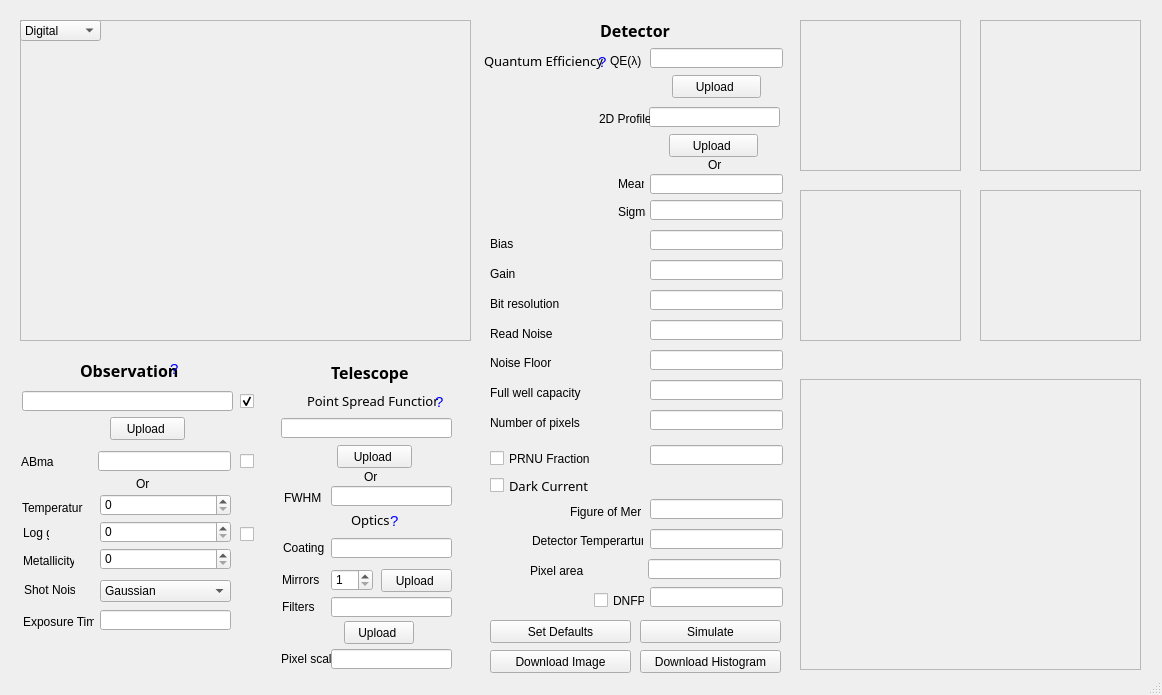
<?xml version="1.0" encoding="UTF-8"?>
<ui version="4.0">
 <class>PISTA</class>
 <widget class="QMainWindow" name="PISTA">
  <property name="enabled">
   <bool>true</bool>
  </property>
  <property name="geometry">
   <rect>
    <x>0</x>
    <y>0</y>
    <width>1162</width>
    <height>695</height>
   </rect>
  </property>
  <property name="font">
   <font>
    <weight>50</weight>
    <bold>false</bold>
   </font>
  </property>
  <property name="windowTitle">
   <string>PISTA</string>
  </property>
  <property name="windowIcon">
   <iconset>
    <normaloff>C:/Users/Avinash CK/Desktop/3663930.png</normaloff>C:/Users/Avinash CK/Desktop/3663930.png</iconset>
  </property>
  <widget class="QWidget" name="centralwidget">
   <widget class="QFrame" name="output_image">
    <property name="geometry">
     <rect>
      <x>20</x>
      <y>20</y>
      <width>451</width>
      <height>321</height>
     </rect>
    </property>
    <property name="frameShape">
     <enum>QFrame::StyledPanel</enum>
    </property>
    <property name="frameShadow">
     <enum>QFrame::Sunken</enum>
    </property>
    <widget class="QComboBox" name="output_select">
     <property name="geometry">
      <rect>
       <x>0</x>
       <y>0</y>
       <width>81</width>
       <height>21</height>
      </rect>
     </property>
     <item>
      <property name="text">
       <string>Digital</string>
      </property>
     </item>
     <item>
      <property name="text">
       <string>Charge</string>
      </property>
     </item>
     <item>
      <property name="text">
       <string>Sky</string>
      </property>
     </item>
     <item>
      <property name="text">
       <string>DC</string>
      </property>
     </item>
     <item>
      <property name="text">
       <string>QE</string>
      </property>
     </item>
     <item>
      <property name="text">
       <string>Bias</string>
      </property>
     </item>
     <item>
      <property name="text">
       <string>PRNU</string>
      </property>
     </item>
     <item>
      <property name="text">
       <string>DNFP</string>
      </property>
     </item>
    </widget>
   </widget>
   <widget class="QFrame" name="filter_response">
    <property name="geometry">
     <rect>
      <x>800</x>
      <y>20</y>
      <width>161</width>
      <height>151</height>
     </rect>
    </property>
    <property name="frameShape">
     <enum>QFrame::StyledPanel</enum>
    </property>
    <property name="frameShadow">
     <enum>QFrame::Sunken</enum>
    </property>
   </widget>
   <widget class="QFrame" name="sky_response">
    <property name="geometry">
     <rect>
      <x>980</x>
      <y>20</y>
      <width>161</width>
      <height>151</height>
     </rect>
    </property>
    <property name="frameShape">
     <enum>QFrame::StyledPanel</enum>
    </property>
    <property name="frameShadow">
     <enum>QFrame::Sunken</enum>
    </property>
   </widget>
   <widget class="QFrame" name="output_hist">
    <property name="geometry">
     <rect>
      <x>800</x>
      <y>379</y>
      <width>341</width>
      <height>291</height>
     </rect>
    </property>
    <property name="frameShape">
     <enum>QFrame::StyledPanel</enum>
    </property>
    <property name="frameShadow">
     <enum>QFrame::Sunken</enum>
    </property>
   </widget>
   <widget class="QFrame" name="psf">
    <property name="geometry">
     <rect>
      <x>800</x>
      <y>190</y>
      <width>161</width>
      <height>151</height>
     </rect>
    </property>
    <property name="frameShape">
     <enum>QFrame::StyledPanel</enum>
    </property>
    <property name="frameShadow">
     <enum>QFrame::Sunken</enum>
    </property>
   </widget>
   <widget class="QFrame" name="photon_response">
    <property name="geometry">
     <rect>
      <x>980</x>
      <y>190</y>
      <width>161</width>
      <height>151</height>
     </rect>
    </property>
    <property name="frameShape">
     <enum>QFrame::StyledPanel</enum>
    </property>
    <property name="frameShadow">
     <enum>QFrame::Sunken</enum>
    </property>
   </widget>
   <widget class="QLabel" name="label">
    <property name="geometry">
     <rect>
      <x>80</x>
      <y>360</y>
      <width>101</width>
      <height>21</height>
     </rect>
    </property>
    <property name="font">
     <font>
      <family>Bell MT</family>
      <pointsize>12</pointsize>
      <weight>75</weight>
      <bold>true</bold>
     </font>
    </property>
    <property name="mouseTracking">
     <bool>false</bool>
    </property>
    <property name="toolTip">
     <string/>
    </property>
    <property name="text">
     <string>Observation</string>
    </property>
   </widget>
   <widget class="QLabel" name="label_2">
    <property name="geometry">
     <rect>
      <x>331</x>
      <y>362</y>
      <width>91</width>
      <height>21</height>
     </rect>
    </property>
    <property name="font">
     <font>
      <family>Bell MT</family>
      <pointsize>12</pointsize>
      <weight>75</weight>
      <bold>true</bold>
     </font>
    </property>
    <property name="mouseTracking">
     <bool>false</bool>
    </property>
    <property name="text">
     <string>Telescope</string>
    </property>
   </widget>
   <widget class="QLabel" name="label_3">
    <property name="geometry">
     <rect>
      <x>600</x>
      <y>20</y>
      <width>91</width>
      <height>21</height>
     </rect>
    </property>
    <property name="font">
     <font>
      <family>Bell MT</family>
      <pointsize>12</pointsize>
      <weight>75</weight>
      <bold>true</bold>
     </font>
    </property>
    <property name="mouseTracking">
     <bool>false</bool>
    </property>
    <property name="text">
     <string>Detector</string>
    </property>
   </widget>
   <widget class="QLineEdit" name="source">
    <property name="geometry">
     <rect>
      <x>22</x>
      <y>391</y>
      <width>211</width>
      <height>20</height>
     </rect>
    </property>
    <property name="toolTip">
     <string>&lt;html&gt;&lt;head/&gt;&lt;body&gt;&lt;p&gt;CSV for dataframe.&lt;br/&gt;CSV file format&lt;br/&gt;ra : degrees&lt;br/&gt;dec: degrees&lt;br/&gt;mag : ABmag&lt;br/&gt;&lt;br/&gt;DAT for spectra.&lt;br/&gt;DAT file format&lt;br/&gt;0 : Wavelength in Angstrom&lt;br/&gt;1 : Response function&lt;/p&gt;&lt;/body&gt;&lt;/html&gt;</string>
    </property>
   </widget>
   <widget class="QPushButton" name="upload">
    <property name="geometry">
     <rect>
      <x>110</x>
      <y>417</y>
      <width>75</width>
      <height>23</height>
     </rect>
    </property>
    <property name="toolTip">
     <string>&lt;html&gt;&lt;head/&gt;&lt;body&gt;&lt;p&gt;Click to upload&lt;/p&gt;&lt;/body&gt;&lt;/html&gt;</string>
    </property>
    <property name="text">
     <string>Upload </string>
    </property>
   </widget>
   <widget class="QLineEdit" name="abmag">
    <property name="geometry">
     <rect>
      <x>98</x>
      <y>451</y>
      <width>133</width>
      <height>20</height>
     </rect>
    </property>
    <property name="toolTip">
     <string>&lt;html&gt;&lt;head/&gt;&lt;body&gt;&lt;p&gt;Enter magnitude of star in AB mag&lt;/p&gt;&lt;/body&gt;&lt;/html&gt;</string>
    </property>
   </widget>
   <widget class="QLabel" name="label_4">
    <property name="geometry">
     <rect>
      <x>21</x>
      <y>454</y>
      <width>33</width>
      <height>16</height>
     </rect>
    </property>
    <property name="text">
     <string>ABmag</string>
    </property>
   </widget>
   <widget class="QLabel" name="label_5">
    <property name="geometry">
     <rect>
      <x>136</x>
      <y>476</y>
      <width>16</width>
      <height>16</height>
     </rect>
    </property>
    <property name="text">
     <string>Or</string>
    </property>
   </widget>
   <widget class="QLabel" name="label_6">
    <property name="geometry">
     <rect>
      <x>22</x>
      <y>500</y>
      <width>61</width>
      <height>16</height>
     </rect>
    </property>
    <property name="text">
     <string>Temperature</string>
    </property>
   </widget>
   <widget class="QLabel" name="label_7">
    <property name="geometry">
     <rect>
      <x>23</x>
      <y>525</y>
      <width>26</width>
      <height>16</height>
     </rect>
    </property>
    <property name="text">
     <string>Log g</string>
    </property>
   </widget>
   <widget class="QLabel" name="label_8">
    <property name="geometry">
     <rect>
      <x>23</x>
      <y>551</y>
      <width>51</width>
      <height>20</height>
     </rect>
    </property>
    <property name="text">
     <string>Metallicity</string>
    </property>
   </widget>
   <widget class="QLineEdit" name="psf_filename">
    <property name="geometry">
     <rect>
      <x>281</x>
      <y>418</y>
      <width>171</width>
      <height>20</height>
     </rect>
    </property>
    <property name="toolTip">
     <string>&lt;html&gt;&lt;head/&gt;&lt;body&gt;&lt;p&gt;Upload Point Spread Function as FITS file&lt;/p&gt;&lt;/body&gt;&lt;/html&gt;</string>
    </property>
   </widget>
   <widget class="QPushButton" name="upload_psf">
    <property name="geometry">
     <rect>
      <x>337</x>
      <y>445</y>
      <width>75</width>
      <height>23</height>
     </rect>
    </property>
    <property name="toolTip">
     <string>&lt;html&gt;&lt;head/&gt;&lt;body&gt;&lt;p&gt;Click to browse FITS files&lt;/p&gt;&lt;/body&gt;&lt;/html&gt;Q</string>
    </property>
    <property name="text">
     <string>Upload </string>
    </property>
   </widget>
   <widget class="QLabel" name="label_9">
    <property name="geometry">
     <rect>
      <x>307</x>
      <y>390</y>
      <width>131</width>
      <height>21</height>
     </rect>
    </property>
    <property name="font">
     <font>
      <family>Bahnschrift SemiLight</family>
      <pointsize>10</pointsize>
      <weight>50</weight>
      <bold>false</bold>
     </font>
    </property>
    <property name="mouseTracking">
     <bool>false</bool>
    </property>
    <property name="text">
     <string>Point Spread Function</string>
    </property>
   </widget>
   <widget class="QPushButton" name="upload_coating">
    <property name="geometry">
     <rect>
      <x>381</x>
      <y>569</y>
      <width>71</width>
      <height>23</height>
     </rect>
    </property>
    <property name="toolTip">
     <string>&lt;html&gt;&lt;head/&gt;&lt;body&gt;&lt;p&gt;Click to upload Coating data&lt;/p&gt;&lt;/body&gt;&lt;/html&gt;</string>
    </property>
    <property name="text">
     <string>Upload </string>
    </property>
   </widget>
   <widget class="QLabel" name="upload_help_3">
    <property name="geometry">
     <rect>
      <x>435</x>
      <y>393</y>
      <width>16</width>
      <height>16</height>
     </rect>
    </property>
    <property name="palette">
     <palette>
      <active>
       <colorrole role="WindowText">
        <brush brushstyle="SolidPattern">
         <color alpha="255">
          <red>0</red>
          <green>0</green>
          <blue>255</blue>
         </color>
        </brush>
       </colorrole>
      </active>
      <inactive>
       <colorrole role="WindowText">
        <brush brushstyle="SolidPattern">
         <color alpha="255">
          <red>0</red>
          <green>0</green>
          <blue>255</blue>
         </color>
        </brush>
       </colorrole>
      </inactive>
      <disabled>
       <colorrole role="WindowText">
        <brush brushstyle="SolidPattern">
         <color alpha="255">
          <red>120</red>
          <green>120</green>
          <blue>120</blue>
         </color>
        </brush>
       </colorrole>
      </disabled>
     </palette>
    </property>
    <property name="font">
     <font>
      <pointsize>11</pointsize>
      <weight>50</weight>
      <bold>false</bold>
     </font>
    </property>
    <property name="mouseTracking">
     <bool>false</bool>
    </property>
    <property name="tabletTracking">
     <bool>true</bool>
    </property>
    <property name="focusPolicy">
     <enum>Qt::WheelFocus</enum>
    </property>
    <property name="toolTip">
     <string>&lt;html&gt;&lt;head/&gt;&lt;body&gt;&lt;p&gt;PSF can be given as a FITS file or NPY file&lt;/p&gt;&lt;p&gt; Or &lt;/p&gt;&lt;p&gt;Using FWHM of the PSF in arcseconds&lt;/p&gt;&lt;/body&gt;&lt;/html&gt;</string>
    </property>
    <property name="styleSheet">
     <string notr="true">set color = rgb(255, 255, 170)</string>
    </property>
    <property name="text">
     <string>?</string>
    </property>
   </widget>
   <widget class="QLineEdit" name="coating_filename">
    <property name="geometry">
     <rect>
      <x>331</x>
      <y>538</y>
      <width>121</width>
      <height>20</height>
     </rect>
    </property>
    <property name="toolTip">
     <string>&lt;html&gt;&lt;head/&gt;&lt;body&gt;&lt;p&gt;Mirror Coating response function&lt;/p&gt;&lt;p&gt;DAT file format&lt;br/&gt;0 : Wavelength in Angstrom&lt;br/&gt;1 : Response function&lt;/p&gt;&lt;/body&gt;&lt;/html&gt;</string>
    </property>
   </widget>
   <widget class="QLabel" name="label_12">
    <property name="geometry">
     <rect>
      <x>364</x>
      <y>469</y>
      <width>16</width>
      <height>16</height>
     </rect>
    </property>
    <property name="text">
     <string>Or</string>
    </property>
   </widget>
   <widget class="QLabel" name="T_help_2">
    <property name="geometry">
     <rect>
      <x>170</x>
      <y>360</y>
      <width>16</width>
      <height>18</height>
     </rect>
    </property>
    <property name="palette">
     <palette>
      <active>
       <colorrole role="WindowText">
        <brush brushstyle="SolidPattern">
         <color alpha="255">
          <red>0</red>
          <green>0</green>
          <blue>255</blue>
         </color>
        </brush>
       </colorrole>
      </active>
      <inactive>
       <colorrole role="WindowText">
        <brush brushstyle="SolidPattern">
         <color alpha="255">
          <red>0</red>
          <green>0</green>
          <blue>255</blue>
         </color>
        </brush>
       </colorrole>
      </inactive>
      <disabled>
       <colorrole role="WindowText">
        <brush brushstyle="SolidPattern">
         <color alpha="255">
          <red>120</red>
          <green>120</green>
          <blue>120</blue>
         </color>
        </brush>
       </colorrole>
      </disabled>
     </palette>
    </property>
    <property name="font">
     <font>
      <pointsize>11</pointsize>
      <weight>50</weight>
      <bold>false</bold>
     </font>
    </property>
    <property name="mouseTracking">
     <bool>false</bool>
    </property>
    <property name="tabletTracking">
     <bool>true</bool>
    </property>
    <property name="focusPolicy">
     <enum>Qt::WheelFocus</enum>
    </property>
    <property name="toolTip">
     <string>&lt;html&gt;&lt;head/&gt;&lt;body&gt;&lt;p&gt;Source input can be given as &lt;br/&gt;Dataframe with ra, dec and mag&lt;br/&gt;Or&lt;br/&gt;Spectra with wavelength in Angstrom and flux in ergs/s/cm2/A&lt;br/&gt;Or&lt;br/&gt;AB magnitude of star&lt;br/&gt;Or&lt;br/&gt;Temperature, Log g and Metallicity of star&lt;br/&gt;&lt;/p&gt;&lt;/body&gt;&lt;/html&gt;</string>
    </property>
    <property name="styleSheet">
     <string notr="true">set color = rgb(255, 255, 170)</string>
    </property>
    <property name="text">
     <string>?</string>
    </property>
   </widget>
   <widget class="QLabel" name="label_13">
    <property name="geometry">
     <rect>
      <x>284</x>
      <y>488</y>
      <width>41</width>
      <height>20</height>
     </rect>
    </property>
    <property name="text">
     <string>FWHM</string>
    </property>
   </widget>
   <widget class="QLineEdit" name="fwhm">
    <property name="geometry">
     <rect>
      <x>331</x>
      <y>486</y>
      <width>121</width>
      <height>20</height>
     </rect>
    </property>
    <property name="toolTip">
     <string>&lt;html&gt;&lt;head/&gt;&lt;body&gt;&lt;p&gt;Full Width at Half Maximum of PSF in arcseconds&lt;/p&gt;&lt;/body&gt;&lt;/html&gt;</string>
    </property>
   </widget>
   <widget class="QLabel" name="label_11">
    <property name="geometry">
     <rect>
      <x>351</x>
      <y>509</y>
      <width>41</width>
      <height>21</height>
     </rect>
    </property>
    <property name="font">
     <font>
      <family>Bahnschrift SemiLight</family>
      <pointsize>10</pointsize>
      <weight>50</weight>
      <bold>false</bold>
     </font>
    </property>
    <property name="mouseTracking">
     <bool>false</bool>
    </property>
    <property name="text">
     <string>Optics</string>
    </property>
   </widget>
   <widget class="QLabel" name="label_14">
    <property name="geometry">
     <rect>
      <x>283</x>
      <y>538</y>
      <width>41</width>
      <height>20</height>
     </rect>
    </property>
    <property name="text">
     <string>Coating</string>
    </property>
   </widget>
   <widget class="QLabel" name="label_15">
    <property name="geometry">
     <rect>
      <x>282</x>
      <y>570</y>
      <width>41</width>
      <height>20</height>
     </rect>
    </property>
    <property name="text">
     <string>Mirrors</string>
    </property>
   </widget>
   <widget class="QSpinBox" name="mirrors">
    <property name="geometry">
     <rect>
      <x>331</x>
      <y>569</y>
      <width>42</width>
      <height>22</height>
     </rect>
    </property>
    <property name="toolTip">
     <string>&lt;html&gt;&lt;head/&gt;&lt;body&gt;&lt;p&gt;Number of mirrors&lt;/p&gt;&lt;/body&gt;&lt;/html&gt;</string>
    </property>
    <property name="minimum">
     <number>1</number>
    </property>
    <property name="maximum">
     <number>10</number>
    </property>
    <property name="singleStep">
     <number>1</number>
    </property>
   </widget>
   <widget class="QLineEdit" name="filter_filenames">
    <property name="enabled">
     <bool>true</bool>
    </property>
    <property name="geometry">
     <rect>
      <x>331</x>
      <y>597</y>
      <width>121</width>
      <height>20</height>
     </rect>
    </property>
    <property name="toolTip">
     <string>&lt;html&gt;&lt;head/&gt;&lt;body&gt;&lt;p&gt;Filter response function. &lt;/p&gt;&lt;p&gt;DAT file format&lt;br/&gt;0 : Wavelength in Angstrom&lt;br/&gt;1 : Response function&lt;/p&gt;&lt;p&gt;Select all filters&lt;/p&gt;&lt;/body&gt;&lt;/html&gt;</string>
    </property>
   </widget>
   <widget class="QPushButton" name="upload_filters">
    <property name="geometry">
     <rect>
      <x>344</x>
      <y>621</y>
      <width>70</width>
      <height>23</height>
     </rect>
    </property>
    <property name="toolTip">
     <string>&lt;html&gt;&lt;head/&gt;&lt;body&gt;&lt;p&gt;Click to browse filters&lt;/p&gt;&lt;/body&gt;&lt;/html&gt;</string>
    </property>
    <property name="text">
     <string>Upload </string>
    </property>
   </widget>
   <widget class="QLabel" name="label_16">
    <property name="geometry">
     <rect>
      <x>282</x>
      <y>597</y>
      <width>41</width>
      <height>20</height>
     </rect>
    </property>
    <property name="text">
     <string>Filters</string>
    </property>
   </widget>
   <widget class="QPushButton" name="upload_psf_2">
    <property name="geometry">
     <rect>
      <x>672</x>
      <y>75</y>
      <width>89</width>
      <height>23</height>
     </rect>
    </property>
    <property name="toolTip">
     <string>&lt;html&gt;&lt;head/&gt;&lt;body&gt;&lt;p&gt;Click to browse FITS files&lt;/p&gt;&lt;/body&gt;&lt;/html&gt;Q</string>
    </property>
    <property name="text">
     <string>Upload </string>
    </property>
   </widget>
   <widget class="QLabel" name="label_10">
    <property name="geometry">
     <rect>
      <x>484</x>
      <y>50</y>
      <width>121</width>
      <height>21</height>
     </rect>
    </property>
    <property name="font">
     <font>
      <family>Bahnschrift SemiLight</family>
      <pointsize>10</pointsize>
      <weight>50</weight>
      <bold>false</bold>
     </font>
    </property>
    <property name="mouseTracking">
     <bool>false</bool>
    </property>
    <property name="text">
     <string>Quantum Efficiency</string>
    </property>
   </widget>
   <widget class="QLabel" name="label_17">
    <property name="geometry">
     <rect>
      <x>618</x>
      <y>176</y>
      <width>26</width>
      <height>16</height>
     </rect>
    </property>
    <property name="text">
     <string>Mean</string>
    </property>
   </widget>
   <widget class="QLabel" name="label_18">
    <property name="geometry">
     <rect>
      <x>708</x>
      <y>157</y>
      <width>30</width>
      <height>16</height>
     </rect>
    </property>
    <property name="text">
     <string>Or</string>
    </property>
   </widget>
   <widget class="QLabel" name="upload_help_4">
    <property name="geometry">
     <rect>
      <x>598</x>
      <y>53</y>
      <width>16</width>
      <height>16</height>
     </rect>
    </property>
    <property name="palette">
     <palette>
      <active>
       <colorrole role="WindowText">
        <brush brushstyle="SolidPattern">
         <color alpha="255">
          <red>0</red>
          <green>0</green>
          <blue>255</blue>
         </color>
        </brush>
       </colorrole>
      </active>
      <inactive>
       <colorrole role="WindowText">
        <brush brushstyle="SolidPattern">
         <color alpha="255">
          <red>0</red>
          <green>0</green>
          <blue>255</blue>
         </color>
        </brush>
       </colorrole>
      </inactive>
      <disabled>
       <colorrole role="WindowText">
        <brush brushstyle="SolidPattern">
         <color alpha="255">
          <red>120</red>
          <green>120</green>
          <blue>120</blue>
         </color>
        </brush>
       </colorrole>
      </disabled>
     </palette>
    </property>
    <property name="font">
     <font>
      <pointsize>11</pointsize>
      <weight>50</weight>
      <bold>false</bold>
     </font>
    </property>
    <property name="mouseTracking">
     <bool>false</bool>
    </property>
    <property name="tabletTracking">
     <bool>true</bool>
    </property>
    <property name="focusPolicy">
     <enum>Qt::WheelFocus</enum>
    </property>
    <property name="toolTip">
     <string>&lt;html&gt;&lt;head/&gt;&lt;body&gt;&lt;p&gt;Quantum efficiency can be input as a response function.&lt;br/&gt;DAT file with two columns &lt;br/&gt;0 : Wavelength in Angstrom&lt;br/&gt;1 : Respose&lt;/p&gt;&lt;/body&gt;&lt;/html&gt;</string>
    </property>
    <property name="styleSheet">
     <string notr="true">set color = rgb(255, 255, 170)</string>
    </property>
    <property name="text">
     <string>?</string>
    </property>
   </widget>
   <widget class="QLineEdit" name="qe_mean">
    <property name="geometry">
     <rect>
      <x>650</x>
      <y>174</y>
      <width>133</width>
      <height>20</height>
     </rect>
    </property>
    <property name="toolTip">
     <string>&lt;html&gt;&lt;head/&gt;&lt;body&gt;&lt;p&gt;0&amp;lt;QE_mean&amp;lt;1&lt;/p&gt;&lt;/body&gt;&lt;/html&gt;</string>
    </property>
   </widget>
   <widget class="QLineEdit" name="QE_filename">
    <property name="geometry">
     <rect>
      <x>650</x>
      <y>48</y>
      <width>133</width>
      <height>20</height>
     </rect>
    </property>
    <property name="toolTip">
     <string>&lt;html&gt;&lt;head/&gt;&lt;body&gt;&lt;p&gt;Quantum Efficiency response function&lt;/p&gt;&lt;p&gt;DAT file format&lt;br/&gt;0 : Wavelength in Angstrom&lt;br/&gt;1 : Response function&lt;/p&gt;&lt;/body&gt;&lt;/html&gt;</string>
    </property>
   </widget>
   <widget class="QLabel" name="label_19">
    <property name="geometry">
     <rect>
      <x>610</x>
      <y>51</y>
      <width>41</width>
      <height>20</height>
     </rect>
    </property>
    <property name="text">
     <string>&lt;html&gt;&lt;head/&gt;&lt;body&gt;&lt;p&gt;QE(&amp;#955;)&lt;/p&gt;&lt;/body&gt;&lt;/html&gt;</string>
    </property>
   </widget>
   <widget class="QLabel" name="label_20">
    <property name="geometry">
     <rect>
      <x>618</x>
      <y>204</y>
      <width>28</width>
      <height>16</height>
     </rect>
    </property>
    <property name="text">
     <string>Sigma</string>
    </property>
   </widget>
   <widget class="QLineEdit" name="qe_sigma">
    <property name="geometry">
     <rect>
      <x>650</x>
      <y>200</y>
      <width>133</width>
      <height>20</height>
     </rect>
    </property>
    <property name="toolTip">
     <string>&lt;html&gt;&lt;head/&gt;&lt;body&gt;&lt;p&gt;Sigma of QE&lt;/p&gt;&lt;/body&gt;&lt;/html&gt;</string>
    </property>
   </widget>
   <widget class="QLabel" name="label_21">
    <property name="geometry">
     <rect>
      <x>490</x>
      <y>236</y>
      <width>121</width>
      <height>16</height>
     </rect>
    </property>
    <property name="text">
     <string>Bias </string>
    </property>
   </widget>
   <widget class="QLineEdit" name="bias">
    <property name="geometry">
     <rect>
      <x>650</x>
      <y>230</y>
      <width>133</width>
      <height>20</height>
     </rect>
    </property>
    <property name="toolTip">
     <string>&lt;html&gt;&lt;head/&gt;&lt;body&gt;&lt;p&gt;(electrons/s/pix)&lt;/p&gt;&lt;/body&gt;&lt;/html&gt;</string>
    </property>
   </widget>
   <widget class="QLabel" name="label_22">
    <property name="geometry">
     <rect>
      <x>490</x>
      <y>266</y>
      <width>121</width>
      <height>16</height>
     </rect>
    </property>
    <property name="text">
     <string>Gain</string>
    </property>
   </widget>
   <widget class="QLineEdit" name="gain">
    <property name="geometry">
     <rect>
      <x>650</x>
      <y>260</y>
      <width>133</width>
      <height>20</height>
     </rect>
    </property>
   </widget>
   <widget class="QLabel" name="label_23">
    <property name="geometry">
     <rect>
      <x>490</x>
      <y>296</y>
      <width>121</width>
      <height>16</height>
     </rect>
    </property>
    <property name="text">
     <string>Bit resolution</string>
    </property>
   </widget>
   <widget class="QLineEdit" name="bit_res">
    <property name="geometry">
     <rect>
      <x>650</x>
      <y>290</y>
      <width>133</width>
      <height>20</height>
     </rect>
    </property>
    <property name="toolTip">
     <string>&lt;html&gt;&lt;head/&gt;&lt;body&gt;&lt;p&gt;Integer.&lt;/p&gt;&lt;/body&gt;&lt;/html&gt;</string>
    </property>
   </widget>
   <widget class="QLineEdit" name="RN">
    <property name="geometry">
     <rect>
      <x>650</x>
      <y>320</y>
      <width>133</width>
      <height>20</height>
     </rect>
    </property>
    <property name="toolTip">
     <string>&lt;html&gt;&lt;head/&gt;&lt;body&gt;&lt;p&gt;(electrons/pix)&lt;/p&gt;&lt;/body&gt;&lt;/html&gt;</string>
    </property>
   </widget>
   <widget class="QLabel" name="label_24">
    <property name="geometry">
     <rect>
      <x>490</x>
      <y>326</y>
      <width>121</width>
      <height>16</height>
     </rect>
    </property>
    <property name="text">
     <string>Read Noise</string>
    </property>
   </widget>
   <widget class="QLineEdit" name="NF">
    <property name="geometry">
     <rect>
      <x>650</x>
      <y>350</y>
      <width>133</width>
      <height>20</height>
     </rect>
    </property>
    <property name="toolTip">
     <string>&lt;html&gt;&lt;head/&gt;&lt;body&gt;&lt;p&gt;(electrons/pix)&lt;/p&gt;&lt;/body&gt;&lt;/html&gt;</string>
    </property>
   </widget>
   <widget class="QLabel" name="label_25">
    <property name="geometry">
     <rect>
      <x>490</x>
      <y>355</y>
      <width>121</width>
      <height>16</height>
     </rect>
    </property>
    <property name="text">
     <string>Noise Floor</string>
    </property>
   </widget>
   <widget class="QCheckBox" name="PRNU">
    <property name="geometry">
     <rect>
      <x>490</x>
      <y>448</y>
      <width>111</width>
      <height>21</height>
     </rect>
    </property>
    <property name="text">
     <string>PRNU Fraction</string>
    </property>
   </widget>
   <widget class="QLineEdit" name="PRNU_frac">
    <property name="geometry">
     <rect>
      <x>650</x>
      <y>445</y>
      <width>133</width>
      <height>20</height>
     </rect>
    </property>
    <property name="toolTip">
     <string>&lt;html&gt;&lt;head/&gt;&lt;body&gt;&lt;p&gt;Photon Response Non-Uniformity fraction&lt;/p&gt;&lt;/body&gt;&lt;/html&gt;</string>
    </property>
   </widget>
   <widget class="QCheckBox" name="DC">
    <property name="geometry">
     <rect>
      <x>490</x>
      <y>475</y>
      <width>111</width>
      <height>21</height>
     </rect>
    </property>
    <property name="font">
     <font>
      <family>Bahnschrift SemiLight</family>
      <pointsize>10</pointsize>
      <weight>50</weight>
      <bold>false</bold>
     </font>
    </property>
    <property name="text">
     <string>Dark Current</string>
    </property>
    <property name="autoRepeat">
     <bool>false</bool>
    </property>
    <property name="tristate">
     <bool>true</bool>
    </property>
   </widget>
   <widget class="QLabel" name="label_26">
    <property name="geometry">
     <rect>
      <x>570</x>
      <y>504</y>
      <width>71</width>
      <height>16</height>
     </rect>
    </property>
    <property name="text">
     <string>Figure of Merit</string>
    </property>
   </widget>
   <widget class="QLineEdit" name="DFM">
    <property name="geometry">
     <rect>
      <x>650</x>
      <y>499</y>
      <width>133</width>
      <height>20</height>
     </rect>
    </property>
    <property name="toolTip">
     <string>&lt;html&gt;&lt;head/&gt;&lt;body&gt;&lt;p&gt;Sigma of QE&lt;/p&gt;&lt;/body&gt;&lt;/html&gt;</string>
    </property>
   </widget>
   <widget class="QLabel" name="label_27">
    <property name="geometry">
     <rect>
      <x>532</x>
      <y>531</y>
      <width>111</width>
      <height>20</height>
     </rect>
    </property>
    <property name="text">
     <string>Detector Temperarture</string>
    </property>
   </widget>
   <widget class="QLineEdit" name="det_T">
    <property name="geometry">
     <rect>
      <x>650</x>
      <y>529</y>
      <width>133</width>
      <height>20</height>
     </rect>
    </property>
    <property name="toolTip">
     <string>&lt;html&gt;&lt;head/&gt;&lt;body&gt;&lt;p&gt;Detector temperature in Kelvin&lt;/p&gt;&lt;/body&gt;&lt;/html&gt;</string>
    </property>
   </widget>
   <widget class="QCheckBox" name="DNFP">
    <property name="geometry">
     <rect>
      <x>594</x>
      <y>590</y>
      <width>51</width>
      <height>21</height>
     </rect>
    </property>
    <property name="toolTip">
     <string>&lt;html&gt;&lt;head/&gt;&lt;body&gt;&lt;p&gt;Dark Noise Fixed Pattern&lt;/p&gt;&lt;/body&gt;&lt;/html&gt;</string>
    </property>
    <property name="text">
     <string>DNFP</string>
    </property>
    <property name="autoRepeat">
     <bool>false</bool>
    </property>
    <property name="tristate">
     <bool>true</bool>
    </property>
   </widget>
   <widget class="QLineEdit" name="DN">
    <property name="geometry">
     <rect>
      <x>650</x>
      <y>587</y>
      <width>133</width>
      <height>20</height>
     </rect>
    </property>
    <property name="toolTip">
     <string>&lt;html&gt;&lt;head/&gt;&lt;body&gt;&lt;p&gt;DNFP fraction&lt;/p&gt;&lt;/body&gt;&lt;/html&gt;</string>
    </property>
   </widget>
   <widget class="QLabel" name="label_28">
    <property name="geometry">
     <rect>
      <x>490</x>
      <y>385</y>
      <width>121</width>
      <height>16</height>
     </rect>
    </property>
    <property name="text">
     <string>Full well capacity</string>
    </property>
   </widget>
   <widget class="QLineEdit" name="FWC">
    <property name="geometry">
     <rect>
      <x>650</x>
      <y>380</y>
      <width>133</width>
      <height>20</height>
     </rect>
    </property>
    <property name="toolTip">
     <string>&lt;html&gt;&lt;head/&gt;&lt;body&gt;&lt;p&gt;Full well capacity in electrons&lt;/p&gt;&lt;/body&gt;&lt;/html&gt;</string>
    </property>
   </widget>
   <widget class="QPushButton" name="set_default">
    <property name="geometry">
     <rect>
      <x>490</x>
      <y>620</y>
      <width>141</width>
      <height>23</height>
     </rect>
    </property>
    <property name="toolTip">
     <string>&lt;html&gt;&lt;head/&gt;&lt;body&gt;&lt;p&gt;Sets default values for all paramters&lt;/p&gt;&lt;/body&gt;&lt;/html&gt;</string>
    </property>
    <property name="text">
     <string>Set Defaults</string>
    </property>
   </widget>
   <widget class="QPushButton" name="simulate">
    <property name="geometry">
     <rect>
      <x>640</x>
      <y>620</y>
      <width>141</width>
      <height>23</height>
     </rect>
    </property>
    <property name="toolTip">
     <string>&lt;html&gt;&lt;head/&gt;&lt;body&gt;&lt;p&gt;Run simulation using set parameters&lt;/p&gt;&lt;/body&gt;&lt;/html&gt;</string>
    </property>
    <property name="text">
     <string>Simulate</string>
    </property>
   </widget>
   <widget class="QPushButton" name="upload_psf_3">
    <property name="geometry">
     <rect>
      <x>669</x>
      <y>134</y>
      <width>89</width>
      <height>23</height>
     </rect>
    </property>
    <property name="toolTip">
     <string>&lt;html&gt;&lt;head/&gt;&lt;body&gt;&lt;p&gt;Click to browse FITS files&lt;/p&gt;&lt;/body&gt;&lt;/html&gt;Q</string>
    </property>
    <property name="text">
     <string>Upload </string>
    </property>
   </widget>
   <widget class="QLineEdit" name="QE_2d_profile">
    <property name="geometry">
     <rect>
      <x>649</x>
      <y>107</y>
      <width>131</width>
      <height>20</height>
     </rect>
    </property>
    <property name="toolTip">
     <string>&lt;html&gt;&lt;head/&gt;&lt;body&gt;&lt;p&gt;Quantum efficiency 2D profile&lt;/p&gt;&lt;p&gt;Upload as FITS file of detector shape&lt;/p&gt;&lt;/body&gt;&lt;/html&gt;</string>
    </property>
   </widget>
   <widget class="QLabel" name="label_29">
    <property name="geometry">
     <rect>
      <x>599</x>
      <y>109</y>
      <width>51</width>
      <height>20</height>
     </rect>
    </property>
    <property name="text">
     <string>2D Profile</string>
    </property>
   </widget>
   <widget class="QLabel" name="label_30">
    <property name="geometry">
     <rect>
      <x>490</x>
      <y>415</y>
      <width>121</width>
      <height>16</height>
     </rect>
    </property>
    <property name="text">
     <string>Number of pixels</string>
    </property>
   </widget>
   <widget class="QLineEdit" name="n_pix">
    <property name="geometry">
     <rect>
      <x>650</x>
      <y>410</y>
      <width>133</width>
      <height>20</height>
     </rect>
    </property>
    <property name="toolTip">
     <string>&lt;html&gt;&lt;head/&gt;&lt;body&gt;&lt;p&gt;Number of pixels along one axis of the detector.&lt;/p&gt;&lt;/body&gt;&lt;/html&gt;</string>
    </property>
   </widget>
   <widget class="QPushButton" name="download_image">
    <property name="geometry">
     <rect>
      <x>490</x>
      <y>650</y>
      <width>141</width>
      <height>23</height>
     </rect>
    </property>
    <property name="toolTip">
     <string>&lt;html&gt;&lt;head/&gt;&lt;body&gt;&lt;p&gt;Download output image as FITS file.&lt;/p&gt;&lt;/body&gt;&lt;/html&gt;</string>
    </property>
    <property name="text">
     <string>Download Image</string>
    </property>
   </widget>
   <widget class="QPushButton" name="download_hist">
    <property name="geometry">
     <rect>
      <x>640</x>
      <y>650</y>
      <width>141</width>
      <height>23</height>
     </rect>
    </property>
    <property name="toolTip">
     <string>&lt;html&gt;&lt;head/&gt;&lt;body&gt;&lt;p&gt;Download histogram as PNG and CSV.&lt;/p&gt;&lt;/body&gt;&lt;/html&gt;</string>
    </property>
    <property name="text">
     <string>Download Histogram</string>
    </property>
   </widget>
   <widget class="QComboBox" name="shot_noise_type">
    <property name="geometry">
     <rect>
      <x>100</x>
      <y>580</y>
      <width>131</width>
      <height>22</height>
     </rect>
    </property>
    <item>
     <property name="text">
      <string>Gaussian</string>
     </property>
    </item>
    <item>
     <property name="text">
      <string>Poisson</string>
     </property>
    </item>
   </widget>
   <widget class="QLabel" name="label_31">
    <property name="geometry">
     <rect>
      <x>24</x>
      <y>580</y>
      <width>51</width>
      <height>20</height>
     </rect>
    </property>
    <property name="text">
     <string>Shot Noise</string>
    </property>
   </widget>
   <widget class="QLineEdit" name="pix_area">
    <property name="geometry">
     <rect>
      <x>648</x>
      <y>559</y>
      <width>133</width>
      <height>20</height>
     </rect>
    </property>
    <property name="toolTip">
     <string>&lt;html&gt;&lt;head/&gt;&lt;body&gt;&lt;p&gt;Detector temperature in Kelvin&lt;/p&gt;&lt;/body&gt;&lt;/html&gt;</string>
    </property>
   </widget>
   <widget class="QLabel" name="label_32">
    <property name="geometry">
     <rect>
      <x>530</x>
      <y>561</y>
      <width>111</width>
      <height>20</height>
     </rect>
    </property>
    <property name="text">
     <string>Pixel area</string>
    </property>
   </widget>
   <widget class="QLabel" name="label_33">
    <property name="geometry">
     <rect>
      <x>23</x>
      <y>611</y>
      <width>71</width>
      <height>21</height>
     </rect>
    </property>
    <property name="text">
     <string>Exposure Time</string>
    </property>
   </widget>
   <widget class="QLineEdit" name="exp_time">
    <property name="geometry">
     <rect>
      <x>100</x>
      <y>610</y>
      <width>131</width>
      <height>20</height>
     </rect>
    </property>
    <property name="toolTip">
     <string>&lt;html&gt;&lt;head/&gt;&lt;body&gt;&lt;p&gt;Metallicity F/H&lt;/p&gt;&lt;/body&gt;&lt;/html&gt;</string>
    </property>
    <property name="clearButtonEnabled">
     <bool>false</bool>
    </property>
   </widget>
   <widget class="QSpinBox" name="spinBox">
    <property name="geometry">
     <rect>
      <x>100</x>
      <y>494</y>
      <width>131</width>
      <height>22</height>
     </rect>
    </property>
    <property name="maximum">
     <number>50000</number>
    </property>
    <property name="singleStep">
     <number>500</number>
    </property>
   </widget>
   <widget class="QSpinBox" name="spinBox_2">
    <property name="geometry">
     <rect>
      <x>100</x>
      <y>521</y>
      <width>131</width>
      <height>22</height>
     </rect>
    </property>
   </widget>
   <widget class="QSpinBox" name="spinBox_3">
    <property name="geometry">
     <rect>
      <x>100</x>
      <y>548</y>
      <width>131</width>
      <height>22</height>
     </rect>
    </property>
   </widget>
   <widget class="QCheckBox" name="check_df">
    <property name="geometry">
     <rect>
      <x>240</x>
      <y>393</y>
      <width>21</width>
      <height>17</height>
     </rect>
    </property>
    <property name="toolTip">
     <string>&lt;html&gt;&lt;head/&gt;&lt;body&gt;&lt;p&gt;Click to choose Input as Dataframe or Spectra&lt;/p&gt;&lt;/body&gt;&lt;/html&gt;</string>
    </property>
    <property name="text">
     <string/>
    </property>
    <property name="checked">
     <bool>true</bool>
    </property>
    <property name="autoExclusive">
     <bool>true</bool>
    </property>
    <property name="tristate">
     <bool>false</bool>
    </property>
   </widget>
   <widget class="QCheckBox" name="check_abmag">
    <property name="geometry">
     <rect>
      <x>240</x>
      <y>453</y>
      <width>21</width>
      <height>17</height>
     </rect>
    </property>
    <property name="toolTip">
     <string>&lt;html&gt;&lt;head/&gt;&lt;body&gt;&lt;p&gt;Click to choose Input as AB magnitude&lt;/p&gt;&lt;/body&gt;&lt;/html&gt;</string>
    </property>
    <property name="text">
     <string/>
    </property>
    <property name="autoExclusive">
     <bool>true</bool>
    </property>
    <property name="tristate">
     <bool>false</bool>
    </property>
   </widget>
   <widget class="QCheckBox" name="check_st_model">
    <property name="geometry">
     <rect>
      <x>240</x>
      <y>526</y>
      <width>21</width>
      <height>17</height>
     </rect>
    </property>
    <property name="toolTip">
     <string>&lt;html&gt;&lt;head/&gt;&lt;body&gt;&lt;p&gt;Click to choose stellar paramters as input&lt;/p&gt;&lt;/body&gt;&lt;/html&gt;</string>
    </property>
    <property name="text">
     <string/>
    </property>
    <property name="autoExclusive">
     <bool>true</bool>
    </property>
    <property name="tristate">
     <bool>false</bool>
    </property>
   </widget>
   <widget class="QLabel" name="upload_help_5">
    <property name="geometry">
     <rect>
      <x>390</x>
      <y>512</y>
      <width>16</width>
      <height>16</height>
     </rect>
    </property>
    <property name="palette">
     <palette>
      <active>
       <colorrole role="WindowText">
        <brush brushstyle="SolidPattern">
         <color alpha="255">
          <red>0</red>
          <green>0</green>
          <blue>255</blue>
         </color>
        </brush>
       </colorrole>
      </active>
      <inactive>
       <colorrole role="WindowText">
        <brush brushstyle="SolidPattern">
         <color alpha="255">
          <red>0</red>
          <green>0</green>
          <blue>255</blue>
         </color>
        </brush>
       </colorrole>
      </inactive>
      <disabled>
       <colorrole role="WindowText">
        <brush brushstyle="SolidPattern">
         <color alpha="255">
          <red>120</red>
          <green>120</green>
          <blue>120</blue>
         </color>
        </brush>
       </colorrole>
      </disabled>
     </palette>
    </property>
    <property name="font">
     <font>
      <pointsize>11</pointsize>
      <weight>50</weight>
      <bold>false</bold>
     </font>
    </property>
    <property name="mouseTracking">
     <bool>false</bool>
    </property>
    <property name="tabletTracking">
     <bool>true</bool>
    </property>
    <property name="focusPolicy">
     <enum>Qt::WheelFocus</enum>
    </property>
    <property name="toolTip">
     <string>&lt;html&gt;&lt;head/&gt;&lt;body&gt;&lt;p&gt;Optics paramters can either be uploaded as DAT files&lt;/p&gt;&lt;p&gt;Or&lt;/p&gt;&lt;p&gt;Can be entered as values&lt;/p&gt;&lt;/body&gt;&lt;/html&gt;</string>
    </property>
    <property name="styleSheet">
     <string notr="true">set color = rgb(255, 255, 170)</string>
    </property>
    <property name="text">
     <string>?</string>
    </property>
   </widget>
   <widget class="QLabel" name="label_34">
    <property name="geometry">
     <rect>
      <x>281</x>
      <y>649</y>
      <width>61</width>
      <height>20</height>
     </rect>
    </property>
    <property name="text">
     <string>Pixel scale</string>
    </property>
   </widget>
   <widget class="QLineEdit" name="pixel_scale">
    <property name="geometry">
     <rect>
      <x>331</x>
      <y>649</y>
      <width>121</width>
      <height>20</height>
     </rect>
    </property>
    <property name="toolTip">
     <string>&lt;html&gt;&lt;head/&gt;&lt;body&gt;&lt;p&gt;Pixel scale of telescope in arcsecond/pixels&lt;/p&gt;&lt;/body&gt;&lt;/html&gt;</string>
    </property>
   </widget>
  </widget>
  <widget class="QStatusBar" name="statusbar"/>
 </widget>
 <resources/>
 <connections/>
</ui>
